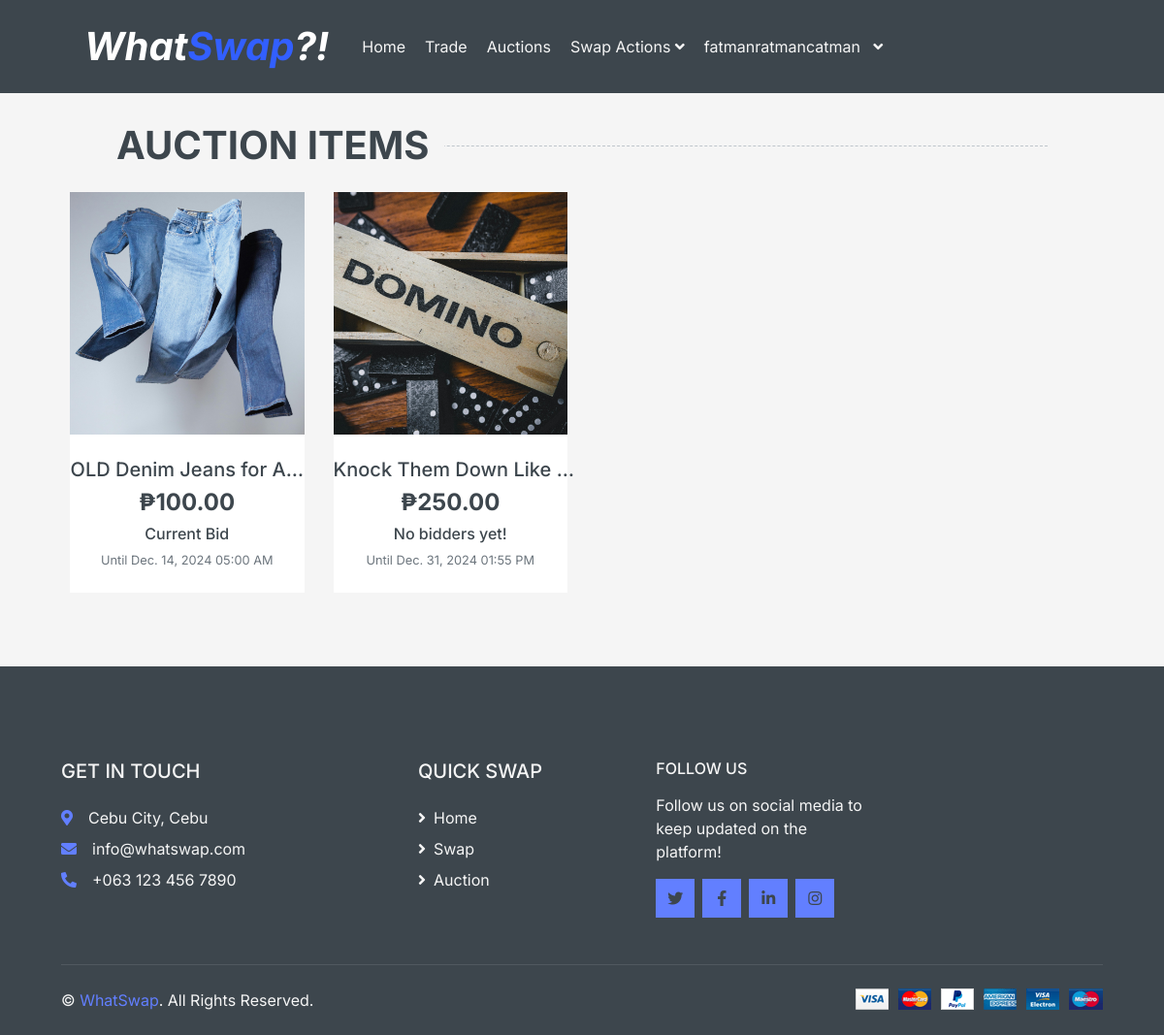
Screenshot of /auctions/ (signed in) with the database file from the repository.
### main/models.py (models this page shows, shortened)
class Auction(models.Model):
    auction_title = models.CharField(max_length = 100)
    auction_description = models.TextField(max_length = 500)
    is_deleted = models.BooleanField(default = False)
    start_date = models.DateTimeField(default = tz.now)
    end_date = models.DateTimeField(default = tz.now)
    minimum_bid = models.DecimalField(default = 0.0, max_digits = 10, decimal_places = 2)
    highest_bid = models.DecimalField(default = 0.0, max_digits = 10, decimal_places = 2)
    highest_bidder_id = models.ForeignKey(User, on_delete = models.CASCADE, null = True, blank = True)
    bid_increment = models.DecimalField(default = 1.0, max_digits = 10, decimal_places = 2)
    class AuctionStatus(models.TextChoices):
        NOT_STARTED = 'NOT STARTED'
        ONGOING = 'ONGOING'
        FINISHED = 'FINISHED'
        CANCELLED = 'CANCELLED'
    auction_status = models.CharField(
        max_length = 20,
        choices = AuctionStatus.choices,
        default = AuctionStatus.NOT_STARTED,
    )
    auction_item_id = models.ForeignKey(Item, on_delete = models.CASCADE)

class Item(models.Model):
    owner = models.ForeignKey(User, on_delete=models.CASCADE,null=True, blank = True)
    item_name = models.CharField(max_length=100)
    item_desc = models.TextField(max_length=1000)
    image_url = models.ImageField(upload_to="images/items/", default="images/default_item.jpg")
    created_at = models.DateTimeField(auto_now_add=True)

### main/views.py (the view)
# urls.py: path('auctions/', views.auction_browse, name='auction_browse'),
def auction_browse(request):
    auctionitems = Auction.objects.filter(is_deleted = False)
    return render(request,"auctions/browse.html", {'auctionitems' : auctionitems})

### templates/auctions/browse.html (shortened to what this page needs)
<head>
    <link href="https://cdn.jsdelivr.net/npm/bootstrap@5.3.3/dist/css/bootstrap.min.css" rel="stylesheet">
    {% include 'common/head.html' %}
</head>
<body>
    {% include "common/navbar.html"%}
    <div class="container-flex">
        <div class="row px-xl-4">
            <div class="container-fluid">
                <div class="row px-xl-5">
                    <div class="col-12">
                        <h1 class="section-title position-relative font-weight-bold text-uppercase mx-xl-5 mb-4"><span class="bg-secondary pr-3">
                            AUCTION ITEMS</span></h1>
                    </div>
                </div>
            </div>
            <div class="col-lg-12 col-md-12">
                <div class="row px-xl-5">
                {% for auctionitem in auctionitems %}
                    {% include "auctions/item.html" %}
                {% endfor %}
                </div>
            </div>
        </div>
    </div>
    {% include 'common/foot.html' %}
</body>

### templates/common/navbar.html (shortened to what this page needs)
<div class="container-fluid bg-dark mb-30">
    <div class="row px-xl-5">
        <div class="col-lg-9">
            <nav class="navbar navbar-expand-lg bg-dark navbar-dark py-3 py-lg-0 px-0">
                <h1 class="text-white mr-6 m-4"><i><b>What<span style="color: #325FFF">Swap</span>?!</b></i></h1>
                <div class="collapse navbar-collapse justify-content-between" id="navbarCollapse">
                    <div class="navbar-nav mr-auto py-0">
                        <a href="/../" class="nav-item nav-link">Home</a>
                        <a href="/trades/" class="nav-item nav-link">Trade</a>
                        <a href="/auctions/" class="nav-item nav-link">Auctions</a>
                        {% if user.is_authenticated %}
                        <div class="nav-item dropdown">
                            <a href="#" class="nav-link dropdown-toggle" data-toggle="dropdown">Swap Actions <i class="fa fa-angle-down mt-1"></i></a>
                        </div>
                        {% endif %}
                        {% if user.is_authenticated %}
                            <div class="nav-item dropdown">
                                <a href="#" class="nav-link dropdown-toggle" data-toggle="dropdown">{{user.username}} &nbsp&nbsp<i class="fa fa-angle-down mt-1"></i></a>
                            </div>
                            {% endif %}
                    </div>
                </div>
            </nav>
        </div>
    </div>
</div>

### templates/auctions/item.html (shortened to what this page needs)
  <div class="col-lg-3 col-md-6 col-sm-6 pb-1">
    <div class="product-item bg-light mb-4">
        <div class="product-img position-relative overflow-hidden">
            <div style=" width: 100%; height: 250px; overflow: hidden;">
              <img style="width: 100%; height: 100%; object-fit: cover;" src="{{auctionitem.auction_item_id.image_url.url}}" alt="">
            </div>
            <div class="product-action">
            </div>
        </div>
        <div class="text-center py-4">
            <a class="h5 text-decoration-none text-truncate" href="../auctions/auction_item/{{auctionitem.pk}}">
              {{ auctionitem.auction_title | truncatechars:22 }}</a>
            <div class=" align-items-center justify-content-center mt-2">
                  {% if auctionitem.highest_bid == 0 %}
                    <h4><b>₱{{ auctionitem.minimum_bid }}</b></h4>
                    <h6>No bidders yet!</h6>
                  {% else %}
                    <h4><b>₱{{ auctionitem.highest_bid }}</b></h4>
                    <h6>Current Bid</h6>
                  {% endif %}
            </div>
            <small>Until {{ auctionitem.end_date | date:'M. j, Y h:i A' }}</small>
        </div>
    </div>
</div>

### rows the page displays
Auction: auction_item_id.image_url (picture), auction_title "OLD Denim Jeans for A…", highest_bid "100.00", end_date "Dec. 14, 2024 05:00 AM"
Auction: auction_item_id.image_url (picture), auction_title "Knock Them Down Like …", minimum_bid "250.00", end_date "Dec. 31, 2024 01:55 PM"

### other values shown
{{ user.username }} "fatmanratmancatman"
